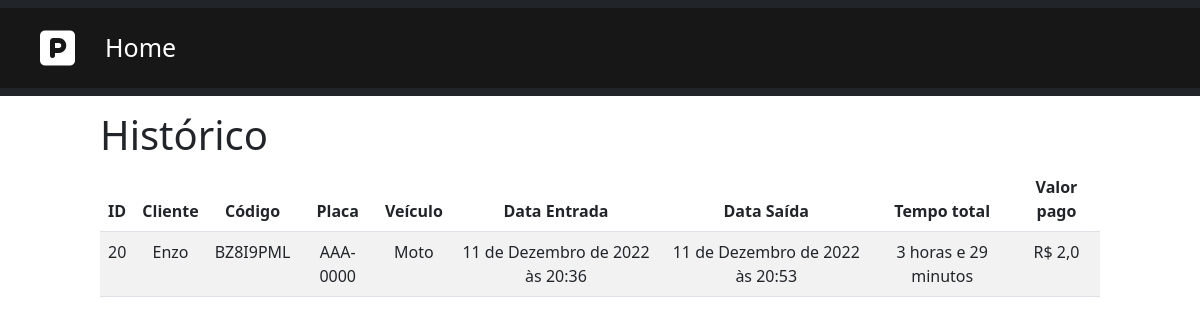
Page /parking/AAA-0000 on the committed database.
### core/models.py (models this page shows, shortened)
class Parking(models.Model):
    TYPEVEHICLE = (
        ('Carro', "Carro"),
        ('Moto', 'Moto'),
        ('Caminhão', 'Caminhão'),
    )
    id = models.AutoField(primary_key=True, auto_created=True)
    client = models.CharField(max_length=255, verbose_name="Cliente")
    code = models.CharField(max_length=8, editable=False,
                            verbose_name="Código")
    plate = models.CharField(max_length=8, null=False,
                             verbose_name="Placa")
    value = models.FloatField(default=0, verbose_name="Valor")
    paid = models.BooleanField(default=False, verbose_name="Pago")
    left = models.BooleanField(default=False, verbose_name="Saída")
    vehicle = models.CharField(max_length=10, choices=TYPEVEHICLE,
                               verbose_name="Veículo")
    date_input = models.DateTimeField(auto_now_add=True,
                                      verbose_name="Data entrada")
    date_output = models.DateTimeField(null=True, blank=True,
                                       verbose_name="Data saída")
    @staticmethod
    def total_time(date_input: datetime):
        date_now = datetime.now()
        diff = abs(relativedelta(date_input, date_now))
        if diff.days > 0:
            total_hours = (diff.days * 24) + diff.hours
            return f'{total_hours} horas e {diff.minutes} minutos'
        return f'{diff.hours} horas e {diff.minutes} minutos'

### core/views.py (the view)
# urls.py: path("parking/<str:plate>", ParkingViewSet.historic, name="historic"),
    @staticmethod
    def historic(request, plate):
        parkings_filted = Parking.objects.filter(plate=plate).order_by(
            "-date_input")
        parkings = [{"id": p.id,
                     "code": p.code,
                     "plate": p.plate,
                     "client": p.client,
                     "vehicle": p.vehicle,
                     "paid": p.paid,
                     "value": p.value,
                     "date_input": p.date_input,
                     "date_output": p.date_output,
                     "time": p.total_time(p.date_input)}
                    for p in parkings_filted]
        return render(request, 'historic/historic.html',
                      {"parkings": parkings})

### core/templates/historic/historic.html (shortened to what this page needs)
{% extends 'base.html' %}
{% block content %}
<div class="offset-1 col-10 list-div">
    <h1>Histórico</h1>
     <table class="table table-striped table-hover">
        <thead>
        <tr class="header-table">
            <th scope="col">ID</th>
            <th scope="col">Cliente</th>
            <th scope="col">Código</th>
            <th scope="col">Placa</th>
            <th scope="col">Veículo</th>
            <th scope="col">Data Entrada</th>
            <th scope="col">Data Saída</th>
            <th scope="col">Tempo total</th>
            <th scope="col">Valor pago</th>
        </tr>
        </thead>
        <tbody>
        {% for parking in parkings %}
        <tr>
            <td>{{parking.id}}</td>
            <td>{{parking.client}}</td>
            <td>{{parking.code}}</td>
            <td>{{parking.plate}}</td>
            <td>{{parking.vehicle}}</td>
            <td>{{parking.date_input}}</td>
            {% if parking.date_output %}
                <td>{{parking.date_output}}</td>
            {% else %}
                <td></td>
            {% endif %}
            {% if parking.paid == True %}
                <td> {{parking.time}} </td>
            {% endif %}
            <td>R$ {{parking.value}}</td>
        </tr>
        {% endfor%}
        </tbody>
    </table>
</div>
{% endblock %}

### core/static/css/styles.css (style rules this page uses)
.list-div { padding:15px 0; }
tr { text-align: center; }

### rows in the picture
Parking: client "Enzo", code "BZ8I9PML", plate "AAA-0000", vehicle "Moto", date_input "11 de Dezembro de 2022 às 20:36", date_output "11 de Dezembro de 2022 às 20:53", value "2,0"

### other values in the picture
{{ parking.id }} "20"
{{ parking.time }} "3 horas e 29 minutos"
